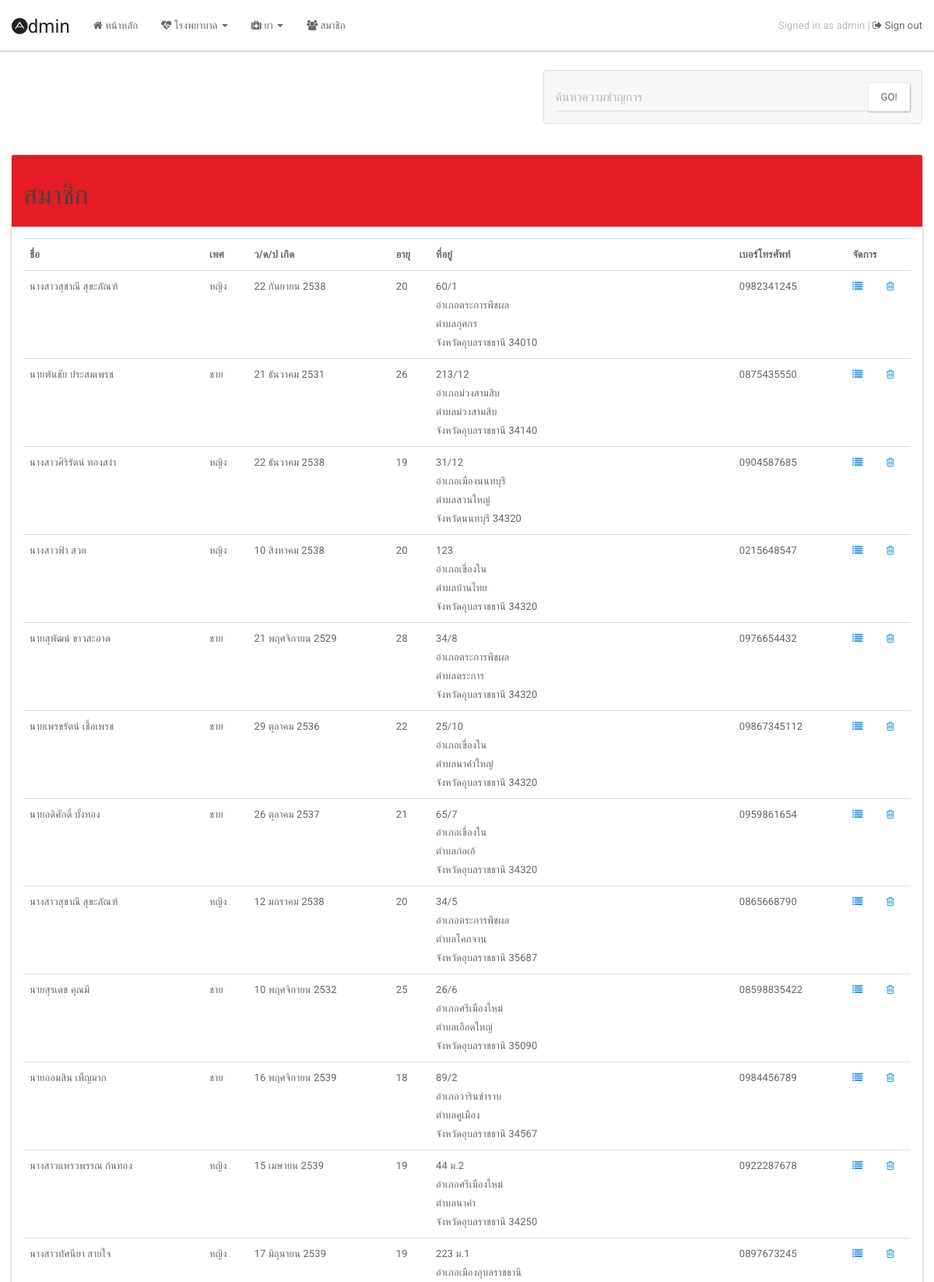
Page /admin/list-profile.php (signed in, upper part) on the committed database.
### tables this page shows
CREATE TABLE `profile` (
  `profile_id` int(10) NOT NULL,
  `profile_username` varchar(20) NOT NULL,
  `profile_pwd` varchar(12) NOT NULL DEFAULT '',
  `firstname` varchar(100) NOT NULL DEFAULT '',
  `lastname` varchar(100) NOT NULL DEFAULT '',
  `age` int(3) NOT NULL,
  `title` varchar(100) NOT NULL DEFAULT '' COMMENT 'คำนำหน้าชื่อ',
  `gender` enum('M','F') DEFAULT NULL,
  `birthday` varchar(10) NOT NULL,
  `tel` text,
  `email` varchar(100) DEFAULT '',
  `address` text NOT NULL,
  `province` int(3) NOT NULL,
  `amphur` int(3) NOT NULL,
  `district` int(3) NOT NULL,
  `zipcode` int(5) NOT NULL,
  `lat` varchar(100) DEFAULT NULL,
  `lng` varchar(100) DEFAULT '',
  `date_added` datetime NOT NULL,
  `privacy` enum('0','1') DEFAULT '1' COMMENT 'public user or not',
  `last_login` datetime NOT NULL
);

CREATE TABLE `amphur` (
  `AMPHUR_ID` int(5) NOT NULL,
  `AMPHUR_CODE` varchar(4) NOT NULL,
  `AMPHUR_NAME` varchar(150) NOT NULL,
  `GEO_ID` int(5) NOT NULL DEFAULT '0',
  `PROVINCE_ID` int(5) NOT NULL DEFAULT '0'
);

CREATE TABLE `district` (
  `DISTRICT_ID` int(5) NOT NULL,
  `DISTRICT_CODE` varchar(6) NOT NULL,
  `DISTRICT_NAME` varchar(150) NOT NULL,
  `AMPHUR_ID` int(5) NOT NULL DEFAULT '0',
  `PROVINCE_ID` int(5) NOT NULL DEFAULT '0',
  `GEO_ID` int(5) NOT NULL DEFAULT '0'
);

CREATE TABLE `province` (
  `PROVINCE_ID` int(5) NOT NULL,
  `PROVINCE_CODE` varchar(2) NOT NULL,
  `PROVINCE_NAME` varchar(150) NOT NULL,
  `GEO_ID` int(5) NOT NULL DEFAULT '0'
);

### php/config/autoload.inc.php (called while the page is built, shortened)
<?php
@require_once 'setting.inc.php';
function file_include($class) {
    $path = str_replace('\\', DS, WWW_ROOT . DS . $class . '.inc.php');
}

### php/config/database.inc.php (called while the page is built, shortened)
<?php
require_once 'setting.inc.php';
class database {
    public $mysqli;
    public function connection() {
        $this->mysqli = mysqli_init();
        $link = $this->mysqli->real_connect(LOCALHOST, USER, PWD, DBNAME);
        if ($link) {
            $this->mysqli->set_charset("UTF8");
            return true;
        } else {
            print $this->mysqli->connect_error;
        }
    }
    public function close_connection() {
        $this->mysqli = null;
    }
    public function query($sql, &$rows, &$num_rows) {
        if (self::connection()) {
            $result = $this->mysqli->query($sql);
            if ($result) {
                if ($result !== true) {
                    while ($data = $result->fetch_assoc()) {
                        $rows[] = $data;
                    }
                }
            } else {
                return "Error1 : " . $this->mysqli->errno . " = " . $this->mysqli->error;
            }
            return true;
        }
    }
}
?>

### php/config/setting.inc.php (called while the page is built, shortened)
<?php
$arr_month = array(
    1 => "มกราคม",
    2 => "กุมภาพันธ๋",
    3 => "มีนาคม",
    4 => "เมษายน",
    5 => "พฤษภาคม",
    6 => "มิถุนายน",
    7 => "กรกฎาคม",
    8 => "สิงหาคม",
    9 => "กันยายน",
    10 => "ตุลาคม",
    11 => "พฤศจิกายน",
    12 => "ธันวาคม",
);

### php/classes/profiles.inc.php (called while the page is built, shortened)
<?php
Class profiles extends db {
    public function convert_birthday($bd = "", $arr_month = array()) {
        $bd = explode("-", $bd);
        $month = $arr_month[number_format($bd[1])];
        $year = $bd[0] + 543;
        $birthday = $bd[2] . " " . $month . " " . $year;
        return $birthday;
    }
}

### php/classes/provinces.inc.php (called while the page is built, shortened)
<?php
class provinces extends db {
    public function get_province($id) {
        $sql = "select * from province where PROVINCE_ID = " . $id . ";";
        $result = parent::query($sql, $rows, $num_rows);
        if ($result) {
            return $rows;
        } else {
            echo $result;
        }
    }
    public function get_amphur($id) {
        $sql = "select * from amphur where AMPHUR_ID = " . $id . ";";
        $result = parent::query($sql, $rows, $num_rows);
        if ($result) {
            return $rows;
        } else {
            echo $result;
        }
    }
    public function get_district($id) {
        $sql = "select * from district where DISTRICT_ID = " . $id . ";";
        $result = parent::query($sql, $rows, $num_rows);
        if ($result) {
            return $rows;
        } else {
            echo $result;
        }
    }
}

### admin/list-profile.php (the view, shortened to what this page needs)
<?php
if (!isset($_SESSION["admin"]) || $_SESSION["admin"] != "logon") {
    session_unset();
    session_destroy();
    header("Location: index.php");
    exit;
} else {
    include '../php/config/autoload.inc.php';
}
$db = new db;
$pv = new cls\provinces();
$pf = new cls\profiles();
?>
    <!DOCTYPE html>
    <html lang="en">
    <head>
        <link rel="stylesheet" href="../node_modules/bootstrap/dist/css/bootstrap.min.css">
    </head>
    <body>
        <article class="container-fluid" style="">
            <?php include "header.php";?>
                <section>
                    <div class="row">
                        <div class="col-md-12">
                            <form action="" method="GET" class="col-md-5 pull-right">
                                <div class="input-group">
                                    <input type="text" class="form-control" name="keyword" placeholder="ค้นหาความชำญการ">
                                    <span class="input-group-btn"><button class="btn btn-default" type="submit">Go!</button></span>
                                </div>
                            </form>
                        </div>
                        <div class="col-md-12" style="padding-top: 10px;">
                            <div class="panel panel-danger">
                                <div class="panel-heading">
                                    <h3>สมาชิก</h3>
                                </div>
                                <div class="panel-body">
                                    <table class="table table-hover">
                                        <tr>
                                            <th>ชื่อ</th>
                                            <th>เพศ</th>
                                            <th>ว/ด/ป เกิด</th>
                                            <th>อายุ</th>
                                            <th>ที่อยู่</th>
                                            <th>เบอร์โทรศัพท์</th>
                                            <th colspan="2">จัดการ</th>
                                        </tr>
                                        <?php
$sql = "";
if (isset($_GET['keyword'])) {
    $keyword = trim($_GET['keyword']);
    $sql .= "select * from profile where
        firstname like '%" . $keyword . "%' or
        lastname like '%" . $keyword . "%' or
        title like '%" . $keyword . "%' ";
} else {
    $sql = "select * from profile ";
}
$sql .= "order by date_added desc";
$result = $db->query($sql, $rows, $num_rows);
if ($result) {
    foreach ($rows as $k => $v) {
        $gender = "หญิง";
        if ($v['gender'] == "M") {
            $gender = "ชาย";
        }
        $province = $pv->get_province($v['province']);
        $provine_name = $province[0]['PROVINCE_NAME'];
        $amphur = $pv->get_amphur($v['amphur']);
        $amphur_name = $amphur[0]['AMPHUR_NAME'];
        $district = $pv->get_district($v['district']);
        $district_name = $district[0]['DISTRICT_NAME'];
        $birthday = $pf->convert_birthday($v['birthday'], $arr_month);
        print "
        <tr>
            <td>" . $v['title'] . $v['firstname'] . " " . $v['lastname'] . "</td>
            <td>" . $gender . "</td>
            <td>" . $birthday . "</td>
            <td>" . $v['age'] . "</td>
            <td>"
        . $v['address'] . " <BR>อำเภอ" . $amphur_name . " <BR>ตำบล" . $district_name . " <BR>จังหวัด" . $provine_name . $v['zipcode'] . "
            </td>
            <td>" . str_replace(",", "<BR>", $v['tel']) . "</td>
            <td><a href='view-profile.php?id=" . urlencode($v['profile_id']) . "'><i class='fa fa-list'></i></a></td>
            <td><a href='delete-profile.php?id=" . urlencode($v['profile_id']) . "' onclick='return confirm(\"ยืนยันการลบข้อมูล ?\");'><i class='fa fa-trash-o'></i></a></td>
        </tr>
        ";
    }
}
?>
                                    </table>
                                </div>
                            </div>
                        </div>
                    </div>
                </section>
        </article>
    </body>
    </html>

### css/mine.css (style rules this page uses)
html, body { height: 100% }
article { position: relative; }
form { border-style: solid; border-color: #ddd; border-width: 1px; border-radius: 4px 4px 4px 4px; padding: 15px 10px 15px 10px; width: 70%; margin-top: 30px; margin-bottom: 30px; margin-left: auto; margin-right: auto; background-color: #f7f7f9; }

### rows in the picture
profile: title "นางสาว", firstname "สุชาณี", lastname "สุขะภัณฑ์", gender "หญิง", birthday "22 กันยายน 2538", age "20", address "60/1", amphur.AMPHUR_NAME "ตระการพืชผล", district.DISTRICT_NAME "กุศกร", province.PROVINCE_NAME "อุบลราชธานี", zipcode "34010", tel "0982341245"
profile: title "นาย", firstname "พันชัย", lastname "ประสมเพรช", gender "ชาย", birthday "21 ธันวาคม 2531", age "26", address "213/12", amphur.AMPHUR_NAME "ม่วงสามสิบ", district.DISTRICT_NAME "ม่วงสามสิบ", province.PROVINCE_NAME "อุบลราชธานี", zipcode "34140", tel "0875435550"
profile: title "นางสาว", firstname "ศิริรัตน์", lastname "ทองสง่า", gender "หญิง", birthday "22 ธันวาคม 2538", age "19", address "31/12", amphur.AMPHUR_NAME "เมืองนนทบุรี", district.DISTRICT_NAME "สวนใหญ่", province.PROVINCE_NAME "นนทบุรี", zipcode "34320", tel "0904587685"
profile: title "นางสาว", firstname "ฟ้า", lastname "สวย", gender "หญิง", birthday "10 สิงหาคม 2538", age "20", address "123", amphur.AMPHUR_NAME "เขื่องใน", district.DISTRICT_NAME "บ้านไทย", province.PROVINCE_NAME "อุบลราชธานี", zipcode "34320", tel "0215648547"
profile: title "นาย", firstname "สุพัฒน์", lastname "ขาวสะอาด", gender "ชาย", birthday "21 พฤศจิกายน 2529", age "28", address "34/8", amphur.AMPHUR_NAME "ตระการพืชผล", district.DISTRICT_NAME "ตระการ", province.PROVINCE_NAME "อุบลราชธานี", zipcode "34320", tel "0976654432"
profile: title "นาย", firstname "เพรชรัตน์", lastname "เชื้อเพรช", gender "ชาย", birthday "29 ตุลาคม 2536", age "22", address "25/10", amphur.AMPHUR_NAME "เขื่องใน", district.DISTRICT_NAME "นาคำใหญ่", province.PROVINCE_NAME "อุบลราชธานี", zipcode "34320", tel "09867345112"
profile: title "นาย", firstname "อดิศักดิ์", lastname "บั้งทอง", gender "ชาย", birthday "26 ตุลาคม 2537", age "21", address "65/7", amphur.AMPHUR_NAME "เขื่องใน", district.DISTRICT_NAME "ก่อเอ้", province.PROVINCE_NAME "อุบลราชธานี", zipcode "34320", tel "0959861654"
profile: title "นางสาว", firstname "สุชาณี", lastname "สุขะภัณฑ์", gender "หญิง", birthday "12 มกราคม 2538", age "20", address "34/5", amphur.AMPHUR_NAME "ตระการพืชผล", district.DISTRICT_NAME "โคกจาน", province.PROVINCE_NAME "อุบลราชธานี", zipcode "35687", tel "0865668790"
profile: title "นาย", firstname "สุรเดช", lastname "คุณมี", gender "ชาย", birthday "10 พฤศจิกายน 2532", age "25", address "26/6", amphur.AMPHUR_NAME "ศรีเมืองใหม่", district.DISTRICT_NAME "เอือดใหญ่", province.PROVINCE_NAME "อุบลราชธานี", zipcode "35090", tel "08598835422"
profile: title "นาย", firstname "ออมสิน", lastname "เพ็ญมาก", gender "ชาย", birthday "16 พฤศจิกายน 2539", age "18", address "89/2", amphur.AMPHUR_NAME "วารินชำราบ", district.DISTRICT_NAME "คูเมือง", province.PROVINCE_NAME "อุบลราชธานี", zipcode "34567", tel "0984456789"
profile: title "นางสาว", firstname "แพรวพรรณ", lastname "ก้นทอง", gender "หญิง", birthday "15 เมษายน 2539", age "19", address "44 ม.2", amphur.AMPHUR_NAME "ศรีเมืองใหม่", district.DISTRICT_NAME "นาคำ", province.PROVINCE_NAME "อุบลราชธานี", zipcode "34250", tel "0922287678"
profile: title "นางสาว", firstname "ทัศนียา", lastname "สายใจ", gender "หญิง", birthday "17 มิถุนายน 2539", age "19", address "223 ม.1", amphur.AMPHUR_NAME "เมืองอุบลราชธานี", tel "0897673245"

### other values in the picture
$_SESSION['typeOfUser'] "admin"
